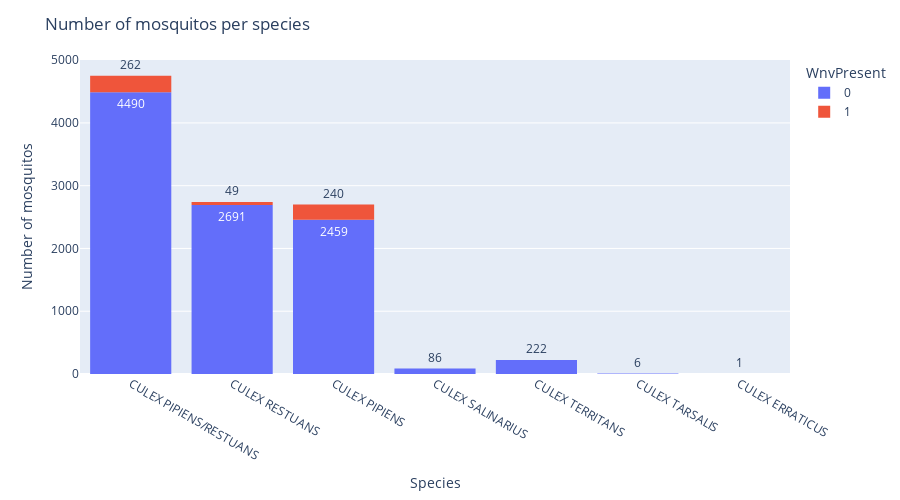

Notebook code for this chart:
### Markdown cell above
- With the same observations as earlier, we can see that the months of July and August are the most critical months for the wnv virues.
- Furthermore, we can see that the number of mosquitos and the number of wnv mosquitos could be related to the number of traps placed.
- Somehow for years 2009 and 2011, there seems to be lesser mosquitos and wnv mosquitos. This could be due to the fact that there are lesser traps placed in these years.

### Code cell
# Bar chart of count of different species
overall_species = px.histogram(
    df_train,
    x="Species",
    # y="NumMosquitos",
    color="WnvPresent",
    text_auto=True,
)

overall_species.update_layout(hovermode="x")

overall_species.update_layout(
    height=500,
    title_text="Number of mosquitos per species",
    yaxis_title="Number of mosquitos",
    xaxis_title="Species",
)
overall_species.show()

# overall_species.write_image("../charts/no_mosquitos_per_species.png")

### Figure 1 — Plotly figure (JSON) as saved in the notebook; plotly's stock layout.template omitted (floating-point values rounded to 4 significant figures; data arrays with more than 128 entries replaced by an {"elided": "..."} marker saying what was removed)
{"data": [{"alignmentgroup": "True", "bingroup": "x", "hovertemplate": "WnvPresent=0<br>Species=%{x}<br>count=%{y}<extra></extra>", "legendgroup": "0", "marker": {"color": "#636efa", "pattern": {"shape": ""}}, "name": "0", "offsetgroup": "0", "orientation": "v", "showlegend": true, "texttemplate": "%{value}", "type": "histogram", "x": {"elided": "9955 str values"}, "xaxis": "x", "yaxis": "y"}, {"alignmentgroup": "True", "bingroup": "x", "hovertemplate": "WnvPresent=1<br>Species=%{x}<br>count=%{y}<extra></extra>", "legendgroup": "1", "marker": {"color": "#EF553B", "pattern": {"shape": ""}}, "name": "1", "offsetgroup": "1", "orientation": "v", "showlegend": true, "texttemplate": "%{value}", "type": "histogram", "x": {"elided": "551 str values"}, "xaxis": "x", "yaxis": "y"}], "layout": {"barmode": "relative", "height": 500, "hovermode": "x", "legend": {"title": {"text": "WnvPresent"}, "tracegroupgap": 0}, "margin": {"t": 60}, "title": {"text": "Number of mosquitos per species"}, "xaxis": {"anchor": "y", "domain": [0, 1], "title": {"text": "Species"}}, "yaxis": {"anchor": "x", "domain": [0, 1], "title": {"text": "Number of mosquitos"}}}}
